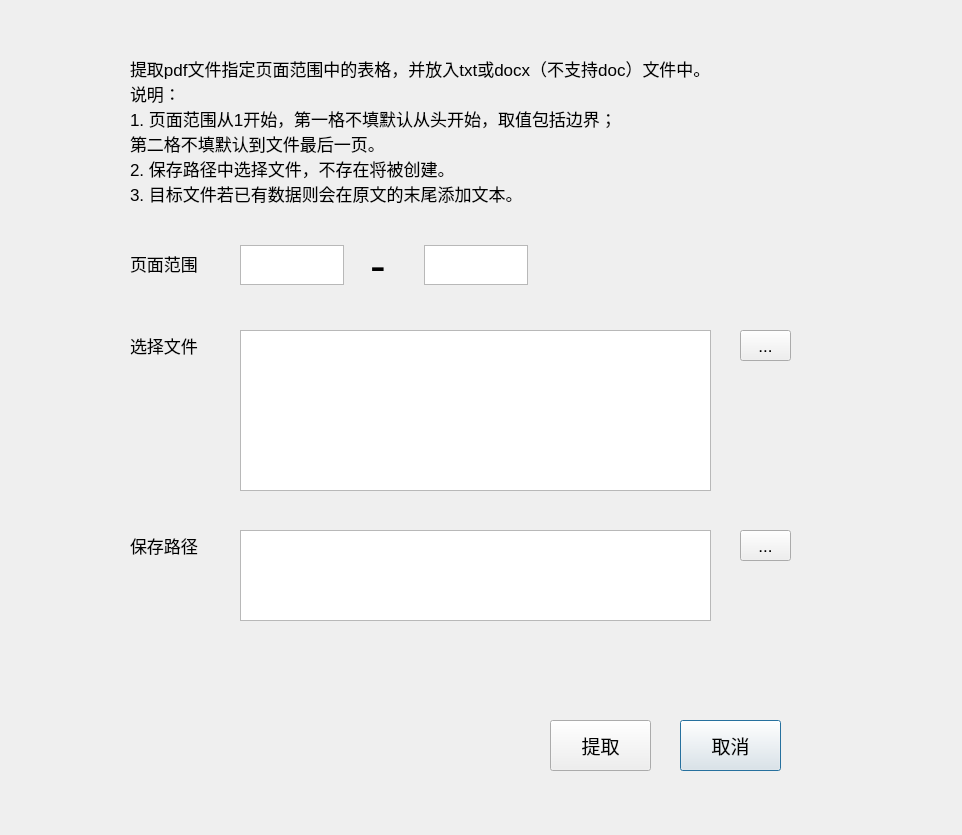
<?xml version="1.0" encoding="UTF-8"?>
<ui version="4.0">
 <class>Dialog</class>
 <widget class="QDialog" name="Dialog">
  <property name="geometry">
   <rect>
    <x>0</x>
    <y>0</y>
    <width>962</width>
    <height>835</height>
   </rect>
  </property>
  <property name="maximumSize">
   <size>
    <width>9999</width>
    <height>9999</height>
   </size>
  </property>
  <property name="font">
   <font>
    <pointsize>13</pointsize>
   </font>
  </property>
  <property name="windowTitle">
   <string>Dialog</string>
  </property>
  <widget class="QTextEdit" name="beginPageEdit">
   <property name="geometry">
    <rect>
     <x>240</x>
     <y>245</y>
     <width>104</width>
     <height>40</height>
    </rect>
   </property>
  </widget>
  <widget class="QLabel" name="label">
   <property name="geometry">
    <rect>
     <x>130</x>
     <y>238</y>
     <width>101</width>
     <height>51</height>
    </rect>
   </property>
   <property name="font">
    <font>
     <pointsize>13</pointsize>
    </font>
   </property>
   <property name="text">
    <string>页面范围</string>
   </property>
  </widget>
  <widget class="QTextEdit" name="endPageEdit">
   <property name="geometry">
    <rect>
     <x>424</x>
     <y>245</y>
     <width>104</width>
     <height>40</height>
    </rect>
   </property>
  </widget>
  <widget class="QLabel" name="label_2">
   <property name="geometry">
    <rect>
     <x>370</x>
     <y>220</y>
     <width>31</width>
     <height>91</height>
    </rect>
   </property>
   <property name="font">
    <font>
     <pointsize>35</pointsize>
    </font>
   </property>
   <property name="text">
    <string>-</string>
   </property>
  </widget>
  <widget class="QLabel" name="label_3">
   <property name="geometry">
    <rect>
     <x>130</x>
     <y>330</y>
     <width>91</width>
     <height>31</height>
    </rect>
   </property>
   <property name="font">
    <font>
     <pointsize>13</pointsize>
    </font>
   </property>
   <property name="text">
    <string>选择文件</string>
   </property>
  </widget>
  <widget class="QTextEdit" name="textEdit_2">
   <property name="geometry">
    <rect>
     <x>240</x>
     <y>530</y>
     <width>471</width>
     <height>91</height>
    </rect>
   </property>
   <property name="font">
    <font>
     <pointsize>13</pointsize>
    </font>
   </property>
  </widget>
  <widget class="QTextEdit" name="textEdit">
   <property name="geometry">
    <rect>
     <x>240</x>
     <y>330</y>
     <width>471</width>
     <height>161</height>
    </rect>
   </property>
   <property name="font">
    <font>
     <pointsize>13</pointsize>
    </font>
   </property>
  </widget>
  <widget class="QToolButton" name="selectFileBtn">
   <property name="geometry">
    <rect>
     <x>740</x>
     <y>330</y>
     <width>51</width>
     <height>31</height>
    </rect>
   </property>
   <property name="font">
    <font>
     <pointsize>13</pointsize>
    </font>
   </property>
   <property name="text">
    <string>...</string>
   </property>
  </widget>
  <widget class="QLabel" name="label_4">
   <property name="geometry">
    <rect>
     <x>130</x>
     <y>530</y>
     <width>91</width>
     <height>31</height>
    </rect>
   </property>
   <property name="font">
    <font>
     <pointsize>13</pointsize>
    </font>
   </property>
   <property name="text">
    <string>保存路径</string>
   </property>
  </widget>
  <widget class="QToolButton" name="selectPathBtn">
   <property name="geometry">
    <rect>
     <x>740</x>
     <y>530</y>
     <width>51</width>
     <height>31</height>
    </rect>
   </property>
   <property name="font">
    <font>
     <pointsize>13</pointsize>
    </font>
   </property>
   <property name="text">
    <string>...</string>
   </property>
  </widget>
  <widget class="QPushButton" name="exitBtn">
   <property name="geometry">
    <rect>
     <x>680</x>
     <y>720</y>
     <width>101</width>
     <height>51</height>
    </rect>
   </property>
   <property name="font">
    <font>
     <pointsize>14</pointsize>
    </font>
   </property>
   <property name="text">
    <string>取消</string>
   </property>
  </widget>
  <widget class="QPushButton" name="operateBtn">
   <property name="geometry">
    <rect>
     <x>550</x>
     <y>720</y>
     <width>101</width>
     <height>51</height>
    </rect>
   </property>
   <property name="font">
    <font>
     <pointsize>14</pointsize>
    </font>
   </property>
   <property name="text">
    <string>提取</string>
   </property>
  </widget>
  <widget class="QLabel" name="label_5">
   <property name="geometry">
    <rect>
     <x>130</x>
     <y>40</y>
     <width>811</width>
     <height>181</height>
    </rect>
   </property>
   <property name="font">
    <font>
     <pointsize>13</pointsize>
    </font>
   </property>
   <property name="text">
    <string>提取pdf文件指定页面范围中的表格，并放入txt或docx（不支持doc）文件中。
说明：
1. 页面范围从1开始，第一格不填默认从头开始，取值包括边界；
第二格不填默认到文件最后一页。
2. 保存路径中选择文件，不存在将被创建。
3. 目标文件若已有数据则会在原文的末尾添加文本。</string>
   </property>
  </widget>
 </widget>
 <resources>
  <include location="pictures.qrc"/>
 </resources>
 <connections/>
</ui>
